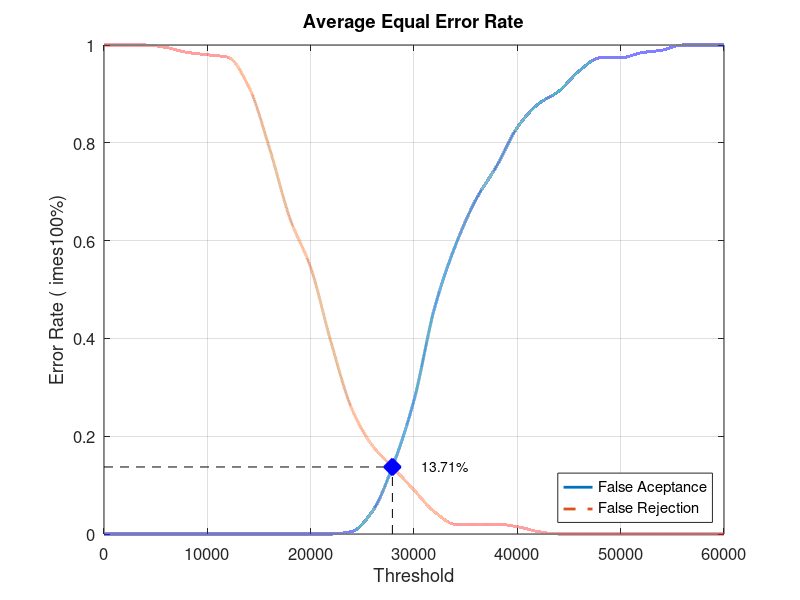
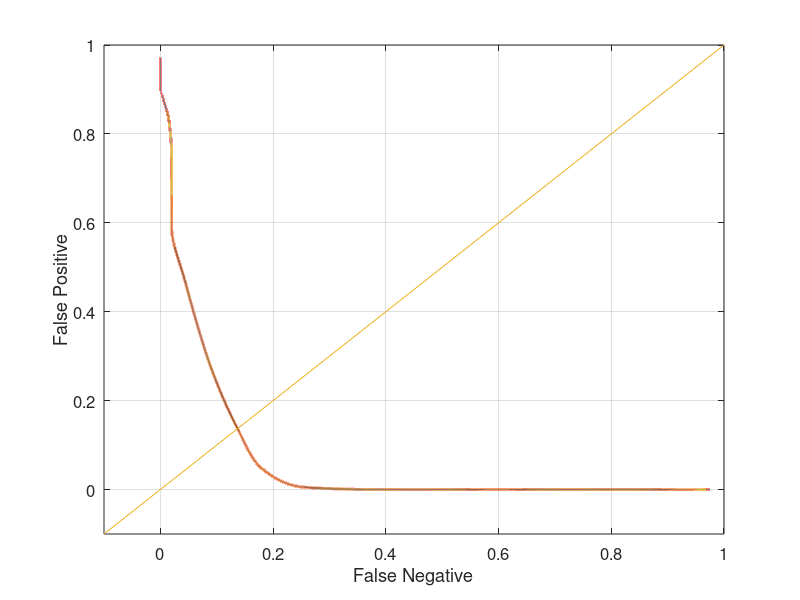

Here is the MATLAB script that generated these plots, in order:
close all;
clear;
clc;
x = 0:2000:60000;
xq = 0:0.5:60000;

y0 = [0 0 0 0 0 0 0 0 0 0 0 0 0.00526316 0.0473684 0.142105 0.273684 0.463158 0.589474 0.684211 0.752632 0.831579 0.878947 0.905263 0.947368 0.973684 0.973684 0.984211 0.989474 1 1 1]
yy0 = interp1(x, y0, xq, 'pchip');
y1 = [1 1 1 0.995 0.985 0.98 0.975 0.915 0.79 0.645 0.545 0.39 0.255 0.18 0.135 0.09 0.045 0.02 0.02 0.02 0.015 0.005 0 0 0 0 0 0 0 0 0]
yy1 = interp1(x, y1, xq, 'pchip');

% Calculating EER: 
y2 = abs(y0 - y1);
find(y2 == min(y2))
yy2 = abs(yy0 - yy1);
xEER = find(yy2 == min(yy2));
xEERIndex = xq(xEER) % X-axis EER
yEER = yy0(xEER) % Y-axis EER

main = figure
plot(xq, yy0,'-','LineWidth', 2);	hold on
plot(xq, yy1,'--','LineWidth', 2);	hold on
plot([xEERIndex xEERIndex], [0 yEER], 'k--');	hold on
plot([0 xEERIndex], [yEER yEER], 'k--');	hold on
plot(xEERIndex, yEER, 'bx', 'LineWidth', 10);	hold on
text(xEERIndex + 10 * xEERIndex / 100, yEER, [num2str(round((10000 * yEER)) / 100) '%'])
legend('False Aceptance', 'False Rejection', 'Location', 'SouthEast')
xlabel('Threshold')
ylabel('Error Rate (	imes100%)')
title('Average Equal Error Rate')
set(gca, 'FontSize', 12)
axis([0 60000 0 1])
grid on

print(main, 'Database1_3Main', '-dpng');
FNRxFPR = figure('Color', [1 1 1]);
plot(yy1, yy0, '-', yy1, yy0, 'LineWidth', 2);
hold on
y = -0.1:0.1:1
plot(y, y); 
set(gca, 'FontSize', 12)
xlabel('False Negative')
ylabel('False Positive')
axis([-0.1 1 -0.1 1])
set(gca, 'FontSize', 12)
grid on

print(FNRxFPR, 'Database1_3FNRxFPR','-dpng');
